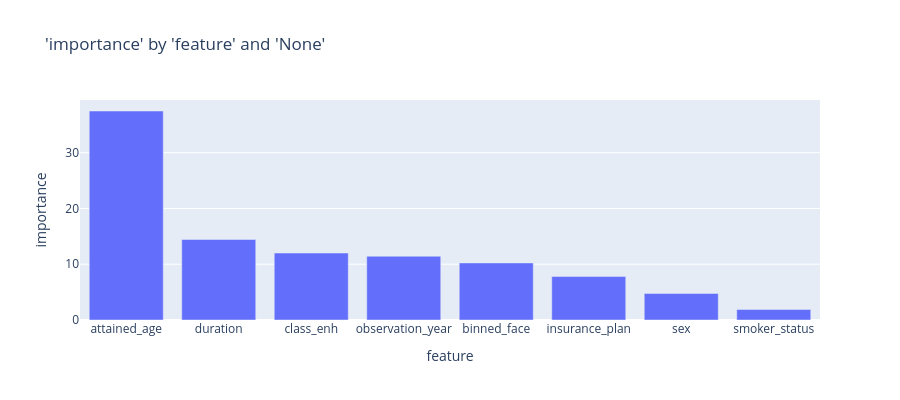

The notebook cell saved with this chart:
### Code cell
charters.chart(
    df=importance, x_axis="feature", y_axis="importance", type="bar", y_sort=True
)

### Figure 1 — Plotly figure (JSON) as saved in the notebook; plotly's stock layout.template omitted (floating-point values rounded to 4 significant figures)
{"data": [{"hovertemplate": "feature=%{x}<br>importance=%{y}<extra></extra>", "legendgroup": "", "marker": {"color": "#636efa", "pattern": {"shape": ""}}, "name": "", "orientation": "v", "showlegend": false, "textposition": "auto", "type": "bar", "x": ["attained_age", "duration", "class_enh", "observation_year", "binned_face", "insurance_plan", "sex", "smoker_status"], "xaxis": "x", "y": [37.47, 14.43, 12.01, 11.43, 10.23, 7.79, 4.757, 1.885], "yaxis": "y"}], "layout": {"barmode": "relative", "height": 400, "legend": {"tracegroupgap": 0}, "title": {"text": "'importance' by 'feature' and 'None'"}, "xaxis": {"anchor": "y", "domain": [0, 1], "title": {"text": "feature"}}, "yaxis": {"anchor": "x", "domain": [0, 1], "title": {"text": "importance"}, "type": "-"}}}
